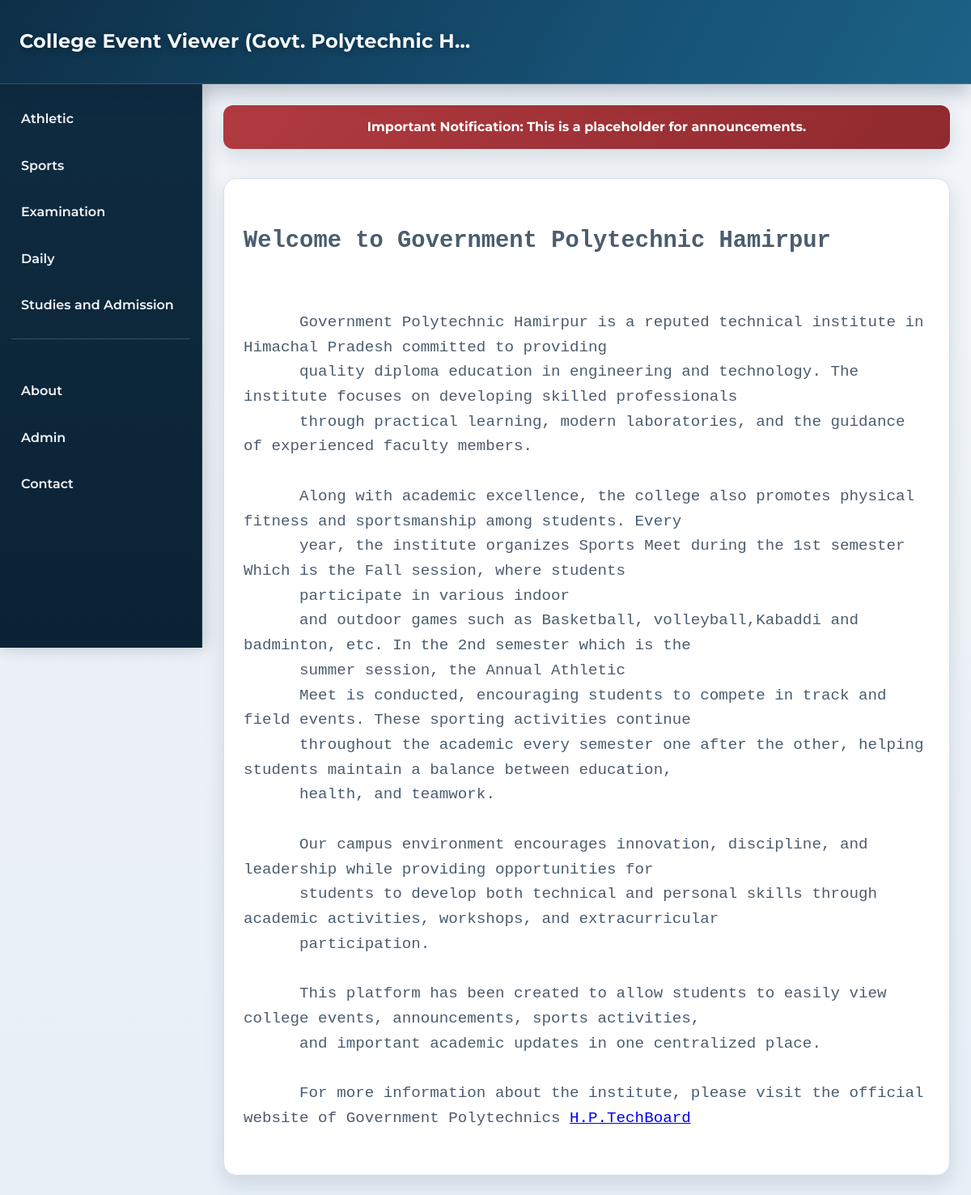
Before: / with the older database file.
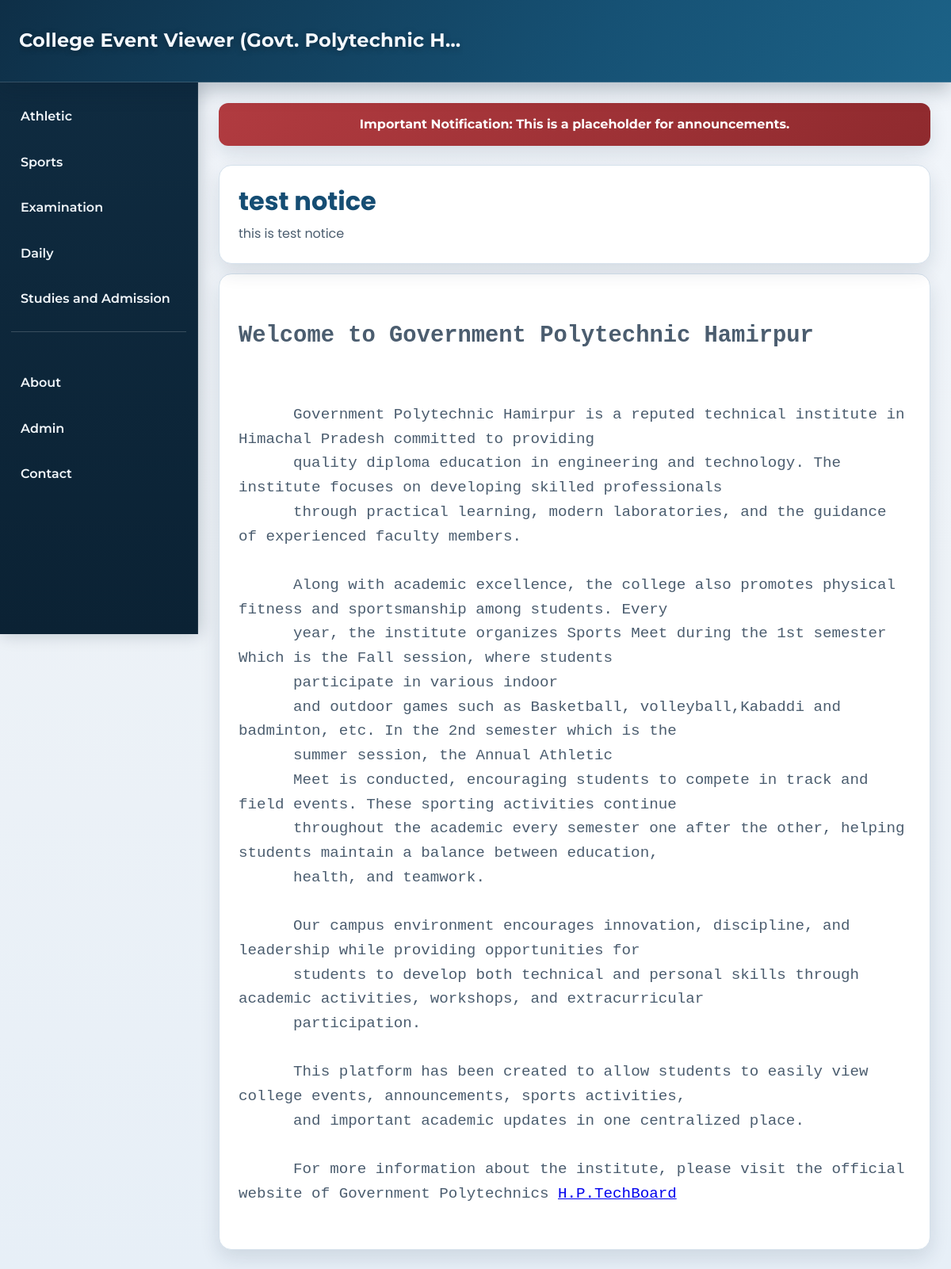
After: the same page with the newer database file.
### main.py (models this page shows)
class Notice(db.Model):
    sno = db.Column(db.Integer, primary_key=True, autoincrement=True)
    title = db.Column(db.String(200), nullable=False)
    desc = db.Column(db.String(5000), nullable=False)

### main.py (the view)
@app.route("/")
def index():
    data = Notice.query.all()
    return render_template('index.html', notices=data)

### templates/index.html
{%extends "clientBase.html"%}
{%block content%}
<main class="content">
  <div class="notification-banner">
    Important Notification: This is a placeholder for announcements.
  </div>
  <div class="content-cards">
    {% for notice in notices %}
    <div class="card">
      <h1>{{ notice.title }}</h1>
      <p>{{ notice.desc }}</p>
    </div>
    {% endfor %}
  </div>
  <div class="card-2">
    <pre>
      <h2>Welcome to Government Polytechnic Hamirpur</h2>
      Government Polytechnic Hamirpur is a reputed technical institute in Himachal Pradesh committed to providing
      quality diploma education in engineering and technology. The institute focuses on developing skilled professionals
      through practical learning, modern laboratories, and the guidance of experienced faculty members.
      Along with academic excellence, the college also promotes physical fitness and sportsmanship among students. Every
      year, the institute organizes Sports Meet during the 1st semester Which is the Fall session, where students
      participate in various indoor
      and outdoor games such as Basketball, volleyball,Kabaddi and badminton, etc. In the 2nd semester which is the
      summer session, the Annual Athletic
      Meet is conducted, encouraging students to compete in track and field events. These sporting activities continue
      throughout the academic every semester one after the other, helping students maintain a balance between education,
      health, and teamwork.
      Our campus environment encourages innovation, discipline, and leadership while providing opportunities for
      students to develop both technical and personal skills through academic activities, workshops, and extracurricular
      participation.
      This platform has been created to allow students to easily view college events, announcements, sports activities,
      and important academic updates in one centralized place.
      For more information about the institute, please visit the official website of Government Polytechnics <a
        href="https://www.hptechboard.com/">H.P.TechBoard</a>
        </pre>
    </div>
</main>
{%endblock%}

### templates/clientBase.html (shortened to what this page needs)
<!DOCTYPE html>
<html lang="en">
<head>
  <link rel="stylesheet" href="{{ url_for('static', filename='Style.css') }}">
</head>
<body>
  <header class="header">
    <div class="header-left">
      <h1><a href="/" class="header-title-link">College Event Viewer (Govt. Polytechnic Hamirpur)</a></h1>
    </div>
  </header>
  <div class="main">
    <aside class="sidebar" id="sidebar">
      <ul>
        <li><a href="/athletic">Athletic</a></li>
        <li><a href="/sports">Sports</a></li>
        <li><a href="/examination">Examination</a></li>
        <li><a href="daily.html">Daily</a></li>
        <li><a href="studies-admission.html">Studies and Admission</a></li>
        <div class="sidebar-spacer"></div>
        <li><a href="about.html">About</a></li>
        <li><a href="/admin-login">Admin</a></li>
        <li><a href="contact.html">Contact</a></li>
      </ul>
    </aside>
   {%block content%} {%endblock%}
  </div>
</body>
</html>

### static/Style.css (style rules this page uses)
:root { --header-height: 104px; --sidebar-width: 250px; --bg: #edf2f7; --surface: #ffffff; --text: #1b2b3a; --muted: #4b5d6f; --primary: #154d73; --primary-strong: #0f3956; --accent: #b9772a; --danger: #b13b40; --sidebar: #0f2b40; --sidebar-hover: #184664; --border: #d4e0eb; --shadow-soft: 0 10px 25px rgba(13, 41, 62, 0.12); }
* { margin: 0; padding: 0; box-sizing: border-box; }
body { min-height: 100vh; font-size: 16px; font-family: 'Poppins', sans-serif; background: linear-gradient(180deg, #f2f6fb 0%, var(--bg) 45%, #e7eff7 100%); color: var(--text); line-height: 1.6; overflow-x: hidden; }
.header { position: fixed; top: 0; left: 0; right: 0; z-index: 1200; height: var(--header-height); display: flex; align-items: center; justify-content: space-between; padding: 0 24px; background: linear-gradient(120deg, #0e2f47 0%, #165174 62%, #1c6287 100%); border-bottom: 1px solid rgba(255, 255, 255, 0.16); box-shadow: 0 10px 24px rgba(10, 31, 48, 0.25); }
.header-left { flex: 1; min-width: 0; text-align: center; font-family: 'Montserrat', sans-serif; padding-right: 32px; }
.header-left h1 { color: #f4f9ff; font-size: clamp(1.12rem, 2vw, 1.56rem); font-weight: 700; letter-spacing: 0.2px; text-shadow: 0 2px 8px rgba(0, 0, 0, 0.35); white-space: nowrap; overflow: hidden; text-overflow: ellipsis; }
.header-title-link { color: inherit; text-decoration: none; transition: color 0.2s ease, opacity 0.2s ease; }
.main { min-height: 100vh; }
.sidebar { position: fixed; top: var(--header-height); left: 0; width: var(--sidebar-width); height: calc(100vh - var(--header-height)); overflow-y: auto; z-index: 1000; background: linear-gradient(180deg, var(--sidebar) 0%, #0b2234 100%); color: #ffffff; padding: 18px 0; border-right: 1px solid rgba(255, 255, 255, 0.08); box-shadow: 2px 0 20px rgba(9, 28, 44, 0.22); }
.sidebar ul { list-style: none; }
.sidebar li { margin-bottom: 8px; }
.sidebar a { position: relative; display: block; margin: 0 10px; padding: 12px 16px; border-radius: 10px; color: #f2f7fb; text-decoration: none; font-family: 'Montserrat', sans-serif; font-size: 1rem; font-weight: 600; transition: background-color 0.25s ease, transform 0.25s ease; }
.sidebar-spacer { height: 24px; border-top: 1px solid rgba(255, 255, 255, 0.18); margin: 16px 14px; }
.content { margin-left: var(--sidebar-width); min-height: 100vh; padding: calc(var(--header-height) + 26px) 26px 24px; }
.notification-banner { width: 100%; margin-bottom: 24px; padding: 14px 16px; border-radius: 12px; background: linear-gradient(135deg, var(--danger), #8f2a2e); color: #ffffff; text-align: center; font-family: 'Montserrat', sans-serif; font-weight: 700; box-shadow: var(--shadow-soft); }
.content-cards { display: grid; grid-template-columns: repeat(auto-fit, minmax(280px, 1fr)); gap: 18px; }
.card { background: var(--surface); border: 1px solid var(--border); border-radius: 16px; padding: 24px; box-shadow: var(--shadow-soft); }
.card-2 { margin-top: 12px; background: var(--surface); border: 1px solid var(--border); border-radius: 16px; padding: 24px; box-shadow: var(--shadow-soft); }
.card h1 { margin-bottom: 8px; color: var(--primary); line-height: 1.3; }
.card p { color: var(--muted); font-size: 1rem; }
.card-2 pre { color: var(--muted); max-width: 100%; font-size: clamp(0.95rem, 2vw, 1.2rem); white-space: pre-wrap; word-break: break-word; overflow-wrap: anywhere; overflow-x: auto; }
.card-2 pre a { overflow-wrap: anywhere; }

Changed rows visible on the page:
added Notice: title "test notice", desc "this is test notice"
